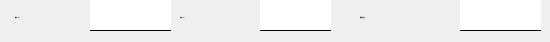
     <widget class="QWidget" name="page_pipe">
      <widget class="QLineEdit" name="lineEdit_pipe_length">
       <property name="geometry">
        <rect>
         <x>460</x>
         <y>0</y>
         <width>81</width>
         <height>31</height>
        </rect>
       </property>
       <property name="font">
        <font>
         <family>黑体</family>
         <pointsize>-1</pointsize>
        </font>
       </property>
       <property name="styleSheet">
        <string notr="true">border:none;
border-bottom:1px solid black;</string>
       </property>
      </widget>
      <widget class="QLineEdit" name="lineEdit_pipe_section_area">
       <property name="geometry">
        <rect>
         <x>260</x>
         <y>0</y>
         <width>71</width>
         <height>31</height>
        </rect>
       </property>
       <property name="font">
        <font>
         <family>黑体</family>
         <pointsize>-1</pointsize>
        </font>
       </property>
       <property name="styleSheet">
        <string notr="true">border:none;
border-bottom:1px solid black;</string>
       </property>
      </widget>
      <widget class="QLabel" name="label_169">
       <property name="geometry">
        <rect>
         <x>360</x>
         <y>2</y>
         <width>101</width>
         <height>31</height>
        </rect>
       </property>
       <property name="font">
        <font>
         <family>黑体</family>
         <pointsize>-1</pointsize>
        </font>
       </property>
       <property name="text">
        <string>直管长度(m):</string>
       </property>
      </widget>
      <widget class="QLabel" name="label_168">
       <property name="geometry">
        <rect>
         <x>180</x>
         <y>2</y>
         <width>81</width>
         <height>31</height>
        </rect>
       </property>
       <property name="font">
        <font>
         <family>黑体</family>
         <pointsize>-1</pointsize>
        </font>
       </property>
       <property name="text">
        <string>面积(mm):</string>
       </property>
      </widget>
      <widget class="QLabel" name="label_167">
       <property name="geometry">
        <rect>
         <x>15</x>
         <y>2</y>
         <width>81</width>
         <height>31</height>
        </rect>
       </property>
       <property name="font">
        <font>
         <family>黑体</family>
         <pointsize>-1</pointsize>
        </font>
       </property>
       <property name="text">
        <string>周长(mm):</string>
       </property>
      </widget>
      <widget class="QLineEdit" name="lineEdit_pipe_section_perimeter">
       <property name="geometry">
        <rect>
         <x>90</x>
         <y>0</y>
         <width>81</width>
         <height>31</height>
        </rect>
       </property>
       <property name="font">
        <font>
         <family>黑体</family>
         <pointsize>-1</pointsize>
        </font>
       </property>
       <property name="styleSheet">
        <string notr="true">border:none;
border-bottom:1px solid black;</string>
       </property>
      </widget>
     </widget>
